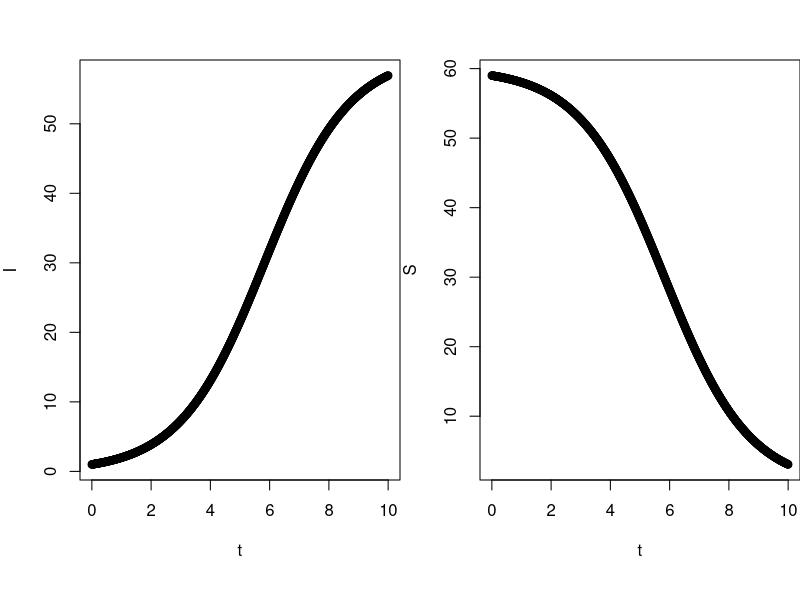

Write the R code that produced this figure.
## ---- chunk 1
endTime = 10

parameters <- c(
  beta = 0.7,
  gamma = 0,
  N = 60
)

initial <- c(
  S = 59,
  I = 1
)
## ---- chunk 2
library(deSolve)

state <- c(
  X = log(initial[["S"]]),
  Y = log(initial[["I"]])
)

Infection <- function(t, state, parameters) {
  with(as.list(c(state, parameters)),{
    dX <- -beta * exp(Y) / N
    dY <- beta * exp(X) / N - gamma
    list(c(dX, dY))
  })
}

times <- seq(0, endTime, by=0.01)
out <- ode(y=state, times=times, func=Infection, parms=parameters)
png()
par(mfrow=c(1,2), mar=c(5,4,0,0), oma=c(1,0,3,0))
plot(out[, "time"], lapply(out[, "Y"], exp), xlab="t", ylab="I")
plot(out[, "time"], lapply(out[, "X"], exp), xlab="t", ylab="S")
## ---- chunk 3
times <- c(
  0
)

current_time <-  0
next_T <-  0

beta = parameters[["beta"]]
gamma = parameters[["gamma"]]
N = parameters[["N"]]

S <-  c(initial[["S"]])
I <-  c(initial[["I"]])
R <-  c(0)

# for loop
while (current_time < endTime){
    latest_S <- tail(S,1)[1]
    latest_I <- tail(I,1)[1]
    latest_R <- tail(R,1)[1]
    next_T <- rexp(1, beta * latest_S * latest_I / N + gamma * latest_I)
    U <- runif(1)
    if (U < (beta * latest_S / N) / (beta * latest_S / N + gamma)) {
      S <- c(S, latest_S - 1)
      I <- c(I,latest_I + 1)
      R <- c(R, latest_R)
    }
    else {
      S <- c(S, latest_S)
      I <- c(I,latest_I - 1)
      R <- c(R, latest_R + 1)
    }
    times <- c(times,current_time + next_T)
    current_time = tail(times, 1)[1]
}
print(times)
print(I)

# combined <- list(times = times, I = I)
# print(combined)
# df = as.data.frame(do.call(cbind, combined))
# print(df)
# 
# png()
# ggplot(df, aes(x = times, y = I)) +
#           geom_point()
